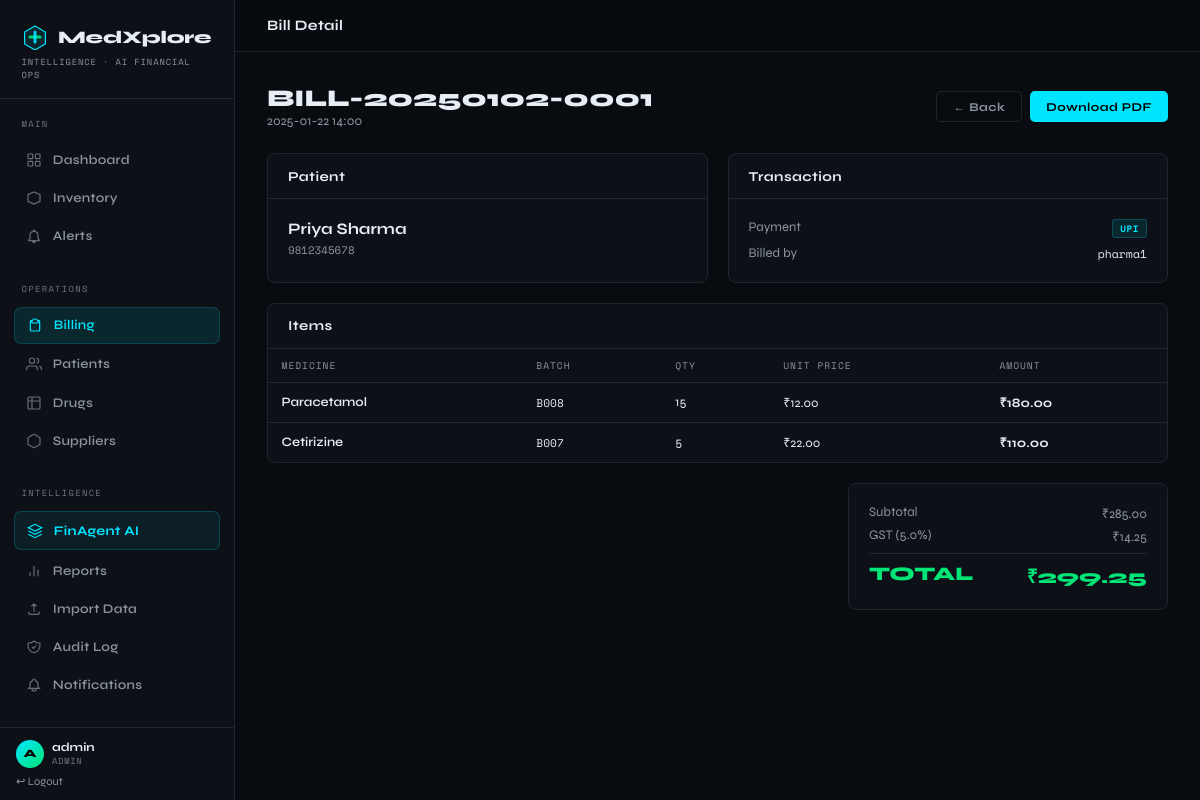
/bills/2 (signed in), run on the app's committed database.
### tables this page shows
CREATE TABLE Bill (
    bill_id INTEGER PRIMARY KEY AUTOINCREMENT,
    bill_number TEXT NOT NULL UNIQUE, patient_id TEXT,
    billed_by TEXT NOT NULL, bill_date TEXT DEFAULT (datetime('now')),
    subtotal REAL NOT NULL DEFAULT 0, discount REAL NOT NULL DEFAULT 0,
    gst_pct REAL NOT NULL DEFAULT 0, gst_amount REAL NOT NULL DEFAULT 0,
    total REAL NOT NULL DEFAULT 0, payment_method TEXT DEFAULT 'Cash', notes TEXT,
    FOREIGN KEY (patient_id) REFERENCES Patient(patient_id) ON DELETE SET NULL
);

CREATE TABLE BillItem (
    item_id INTEGER PRIMARY KEY AUTOINCREMENT,
    bill_id INTEGER NOT NULL, batch_id TEXT NOT NULL,
    drug_name TEXT NOT NULL, quantity INTEGER NOT NULL CHECK(quantity > 0),
    unit_price REAL NOT NULL, amount REAL NOT NULL,
    FOREIGN KEY (bill_id) REFERENCES Bill(bill_id) ON DELETE CASCADE,
    FOREIGN KEY (batch_id) REFERENCES Batch(batch_id)
);

### app.py (the view)
@app.route("/bills/<int:bill_id>")
@login_required
def bill_detail(bill_id):
    bill  = query("SELECT * FROM vw_BillSummary WHERE bill_id=?", (bill_id,), one=True)
    if not bill: flash("Not found.","danger"); return redirect(url_for("bills"))
    items = query("SELECT * FROM BillItem WHERE bill_id=?", (bill_id,))
    return render_template("bill_detail.html", bill=bill, items=items)

### app.py (called while the page is built)
def get_db():
    if "db" not in g:
        g.db = sqlite3.connect(DB_PATH)
        g.db.row_factory = sqlite3.Row
        g.db.execute("PRAGMA foreign_keys = ON")
    return g.db

def query(sql, args=(), one=False):
    cur = get_db().execute(sql, args)
    rv  = cur.fetchall()
    return (rv[0] if rv else None) if one else rv

def login_required(f):
    from functools import wraps
    @wraps(f)
    def d(*a, **kw):
        if "user" not in session: return redirect(url_for("login"))
        return f(*a, **kw)
    return d

@app.context_processor
def inject_globals():
    stats = None
    try:
        if "user" in session:
            stats = get_stats()
    except Exception:
        pass
    return {"now": datetime.now(), "stats": stats}

### templates/bill_detail.html (shortened to what this page needs)
{% extends "base.html" %}
{% block topbar_title %}Bill Detail{% endblock %}
{% block content %}
<div style="display:flex;align-items:center;justify-content:space-between;margin-bottom:1.5rem;flex-wrap:wrap;gap:.75rem">
  <div><h1 style="font-size:1.5rem;font-weight:800">{{ bill.bill_number }}</h1><p style="color:var(--muted);font-size:.82rem">{{ bill.bill_date[:16] }}</p></div>
  <div style="display:flex;gap:.5rem">
    <a href="{{ url_for('bills') }}" class="btn btn-ghost">← Back</a>
    <a href="{{ url_for('download_pdf',bill_id=bill.bill_id) }}" class="btn btn-primary">Download PDF</a>
  </div>
</div>
<div style="display:grid;grid-template-columns:1fr 1fr;gap:1.25rem;margin-bottom:1.25rem">
  <div class="card">
    <div class="card-header"><h3>Patient</h3></div>
    <div class="card-body">
      <div style="font-size:1rem;font-weight:700;margin-bottom:.25rem">{{ bill.patient_name }}</div>
      <div style="font-family:var(--font-mono);font-size:.68rem;color:var(--muted)">{{ bill.patient_phone or 'Walk-in' }}</div>
    </div>
  </div>
  <div class="card">
    <div class="card-header"><h3>Transaction</h3></div>
    <div class="card-body">
      <div style="display:flex;justify-content:space-between;margin-bottom:.4rem;font-size:.82rem"><span style="color:var(--muted)">Payment</span><span class="badge badge-info">{{ bill.payment_method }}</span></div>
      <div style="display:flex;justify-content:space-between;font-size:.82rem"><span style="color:var(--muted)">Billed by</span><span style="font-family:var(--font-mono);font-size:.72rem">{{ bill.billed_by }}</span></div>
    </div>
  </div>
</div>
<div class="card" style="margin-bottom:1.25rem">
  <div class="card-header"><h3>Items</h3></div>
  <table>
    <thead><tr><th>Medicine</th><th>Batch</th><th>Qty</th><th>Unit Price</th><th>Amount</th></tr></thead>
    <tbody>
    {% for item in items %}
    <tr>
      <td style="font-weight:600">{{ item.drug_name }}</td>
      <td style="font-family:var(--font-mono);font-size:.7rem">{{ item.batch_id }}</td>
      <td>{{ item.quantity }}</td>
      <td>₹{{ "%.2f"|format(item.unit_price) }}</td>
      <td style="font-weight:700">₹{{ "%.2f"|format(item.amount) }}</td>
    </tr>
    {% endfor %}
    </tbody>
  </table>
</div>
<div class="card" style="max-width:320px;margin-left:auto">
  <div class="card-body">
    <div style="display:flex;justify-content:space-between;color:var(--muted);font-size:.82rem;margin-bottom:.35rem"><span>Subtotal</span><span>₹{{ "%.2f"|format(bill.subtotal) }}</span></div>
    {% if bill.gst_amount > 0 %}<div style="display:flex;justify-content:space-between;color:var(--muted);font-size:.82rem;margin-bottom:.35rem"><span>GST ({{ bill.gst_pct }}%)</span><span>₹{{ "%.2f"|format(bill.gst_amount) }}</span></div>{% endif %}
    <div style="display:flex;justify-content:space-between;font-size:1.2rem;font-weight:800;color:var(--green);border-top:1px solid var(--border);padding-top:.5rem;margin-top:.5rem"><span>TOTAL</span><span>₹{{ "%.2f"|format(bill.total) }}</span></div>
  </div>
</div>
{% endblock %}

### templates/base.html (style rules this page uses)
:root { --bg:#080c10; --surface:#0d1117; --surface2:#161b22; --surface3:#1c2128; --border:#21262d; --border2:#30363d; --text:#e6edf3; --muted:#8b949e; --muted2:#6e7681; --accent:#00e5ff; --accent2:#00b4cc; --green:#00e576; --yellow:#f0c040; --orange:#ff8800; --red:#ff3b3b; --sidebar:235px; --font-head:'Syne',sans-serif; --font-mono:'Space Mono',monospace; }
*,*::before,*::after { box-sizing:border-box;margin:0;padding:0 }
html { scroll-behavior:smooth }
body { background:var(--bg);color:var(--text);font-family:var(--font-head);min-height:100vh;display:flex }
.card { background:var(--surface);border:1px solid var(--border);border-radius:8px }
.card-header { padding:.85rem 1.25rem;border-bottom:1px solid var(--border); display:flex;align-items:center;justify-content:space-between; }
.card-header h3 { font-size:.85rem;font-weight:700;letter-spacing:.03em }
.card-body { padding:1.25rem }
.badge { display:inline-block;font-family:var(--font-mono);font-size:.58rem;font-weight:700;letter-spacing:.06em;padding:2px 7px;border-radius:3px;text-transform:uppercase }
.badge-info { background:rgba(0,229,255,.1);color:var(--accent);border:1px solid rgba(0,229,255,.2) }
table { width:100%;border-collapse:collapse;font-size:.8rem }
thead th { font-family:var(--font-mono);font-size:.6rem;letter-spacing:.1em;text-transform:uppercase;color:var(--muted);padding:.6rem .85rem;text-align:left;border-bottom:1px solid var(--border);font-weight:400 }
tbody td { padding:.65rem .85rem;border-bottom:1px solid var(--border);vertical-align:middle }
tbody tr:last-child td { border-bottom:none }
.btn { display:inline-flex;align-items:center;gap:.4rem;font-family:var(--font-head);font-size:.75rem;font-weight:700;letter-spacing:.04em;padding:.45rem 1rem;border-radius:5px;cursor:pointer;border:none;transition:all .15s;text-decoration:none;white-space:nowrap }
.btn-primary { background:var(--accent);color:#000 }
.btn-ghost { background:transparent;color:var(--muted);border:1px solid var(--border) }

### data on the page
Bill: bill_number "BILL-20250102-0001", bill_date "2025-01-22 14:00", payment_method "UPI", billed_by "pharma1", subtotal "285.00", gst_pct "5.0", gst_amount "14.25", total "299.25"
BillItem: drug_name "Paracetamol", batch_id "B008", quantity "15", unit_price "12.00", amount "180.00"
BillItem: drug_name "Cetirizine", batch_id "B007", quantity "5", unit_price "22.00", amount "110.00"

### other printed values
{{ session.user.username[0].upper() }} "A"
{{ session.user.username }} "admin"
{{ session.user.role }} "ADMIN"
{{ bill.patient_name }} "Priya Sharma"
{{ bill.patient_phone or 'Walk-in' }} "9812345678"
